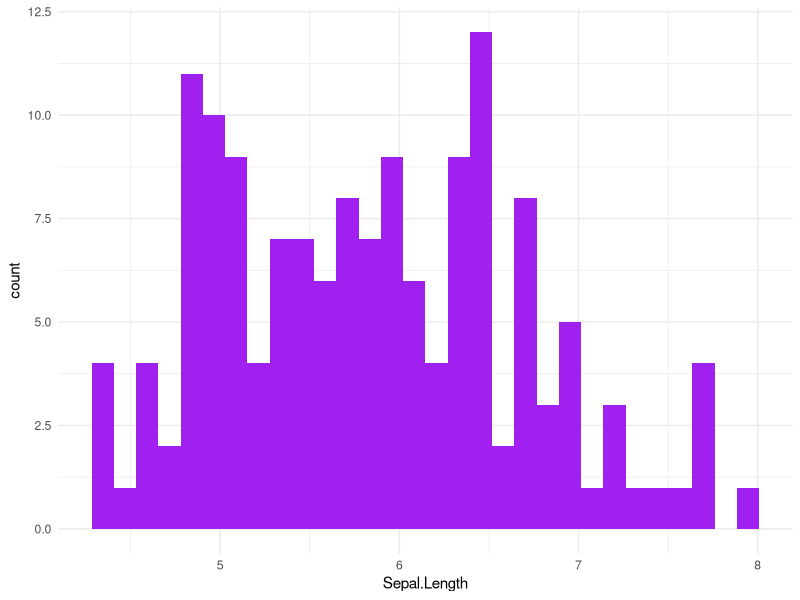

Write R code to recreate this figure.
## ---- chunk 1
knitr::opts_chunk$set(echo = TRUE)
library(tidyverse)
## ---- chunk 2
col <- colors()
colors()
## ---- chunk 3
ggplot(iris, aes(x=Sepal.Length)) +
  geom_histogram(fill=col[547]) +
  theme_minimal()
